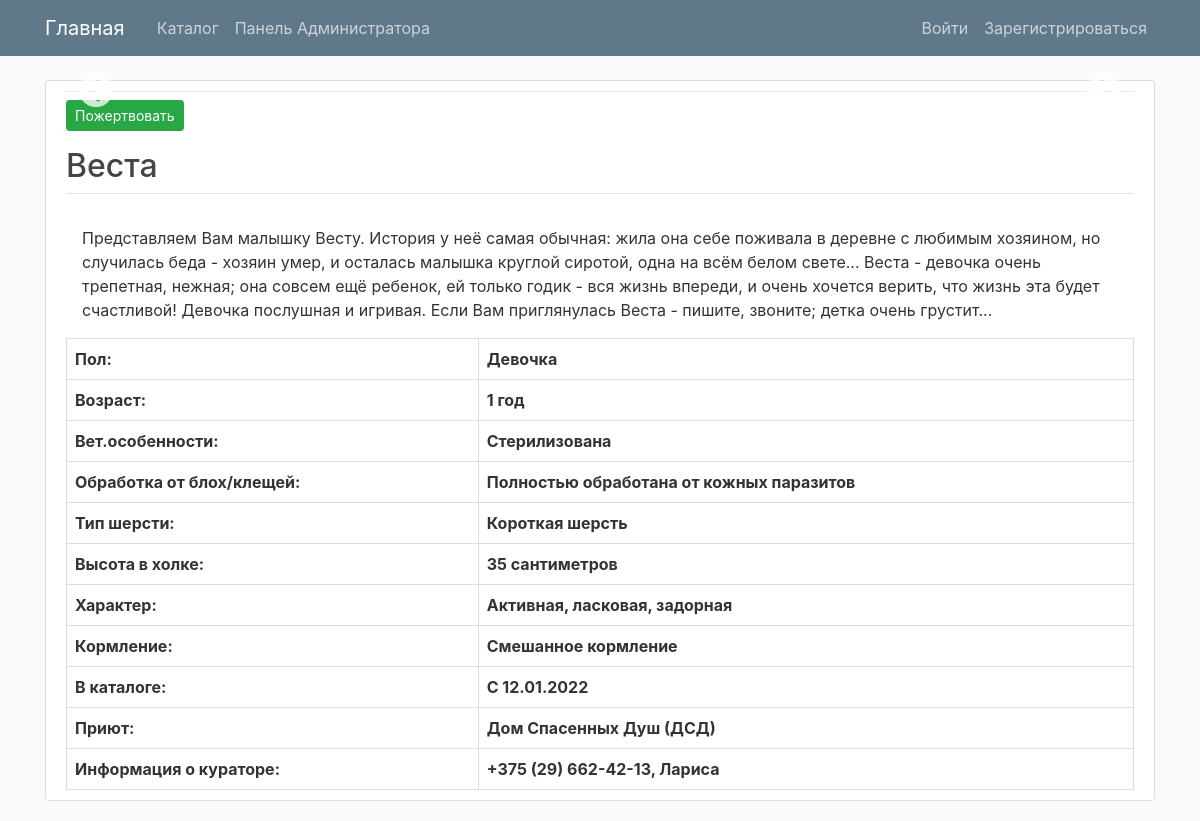
The app's page /pets/5/ with its own data.
### pets/models.py (models this page shows, shortened)
class BaseModel(models.Model):
    class Meta:
        abstract = True

class Pet(BaseModel):
    GIRL = 'Девочка'
    BOY = 'Мальчик'
    CAT = 'cat'
    DOG = 'dog'
    KITTEN = 'kitten'
    PUPPY = 'puppy'
    SEX_CHOICES = [
        (BOY, BOY),
        (GIRL, GIRL),
    ]
    PET_TYPE_CHOICES = [
        (CAT, 'Кот'),
        (DOG, 'Собака'),
        (KITTEN, 'Котенок'),
        (PUPPY, 'Щенок'),
    ]
    original_url = models.URLField(null=True, blank=True)
    external_id = models.CharField(max_length=255, null=True, blank=True)
    created_by_user = models.ForeignKey(settings.AUTH_USER_MODEL, null=True, blank=True, on_delete=models.CASCADE)
    pet_type = models.CharField('Тип животного', max_length=255, null=True, blank=True, choices=PET_TYPE_CHOICES)
    name = models.CharField('Имя', max_length=255)
    description = models.TextField('Описание')
    sex = models.CharField('Пол', max_length=255, choices=SEX_CHOICES)
    age = models.CharField('Возраст', max_length=255)
    vet_peculiarities = models.CharField('Ветеринарные особенности(стерилизована, кастрирован и т.п.)', max_length=255)
    flea_treatment = models.CharField('Обработка от клещей/блох', max_length=255)
    fur_type = models.CharField('Тип шерсти', max_length=255, null=True, blank=True)
    character = models.CharField('Характер', max_length=255)
    feeding = models.CharField('Кормление', max_length=255)
    litter_box_trained = models.CharField('Приучен(а) к лотку', max_length=255, null=True, blank=True)
    in_catalog_since = models.CharField('В каталоге с', max_length=255)
    shelter = models.CharField('Приют', max_length=255)
    curator_info = models.CharField('Информация о кураторе', max_length=255)
    height = models.CharField('Высота в холке', max_length=255, null=True, blank=True)
    breed = models.CharField('Порода', max_length=255, null=True, blank=True)

### pets/views.py (the view)
# urls.py: path('pets/<int:pk>/', views.PetsCatalogDetailView.as_view(), name='pets-detail'),
class PetsCatalogDetailView(DetailView):
    model = Pet
    template_name = 'pets/pets_catalog_detail.html'
    context_object_name = 'pet'

### pets/templates/pets/pets_catalog_detail.html (shortened to what this page needs)
{% extends "pets/base.html" %}
{% block content %}
    <article class="media content-section">
        <div class="content-wrapper">
            <div>
                <div class="gallery-slider">
                    {% for gallery_image in pet.images.all %}
                        <div>
                        </div>
                    {% endfor %}
                </div>
            </div>
            <div class="mt-2 mb-1">
                <a style="text-decoration: none" href="{% url 'payment-process' %}">
                    <button class="btn btn-sm btn-success">
                        Пожертвовать
                    </button>
                </a>
            </div>
            <h2 class="article-title mt-3 pb-2" style="border-bottom: 1px solid #e3e3e3">{{ object.name }}</h2>
            <p class="article-content px-3">{{ object.description }}</p>
            <div>
                <table class="characteristic-table">
                    <tr>
                        <th>Пол:</th>
                        <th>{{ pet.sex }}</th>
                    </tr>
                    <tr>
                        <th>Возраст:</th>
                        <th>{{ pet.age }}</th>
                    </tr>
                    {% if pet.vet_peculiarities %}
                        <tr>
                            <th>Вет.особенности:</th>
                            <th>{{ pet.vet_peculiarities }}</th>
                        </tr>
                    {% endif %}
                    {% if pet.flea_treatment %}
                        <tr>
                            <th>Обработка от блох/клещей:</th>
                            <th>{{ pet.flea_treatment }}</th>
                        </tr>
                    {% endif %}
                    {% if pet.fur_type %}
                        <tr>
                            <th>Тип шерсти:</th>
                            <th>{{ pet.fur_type }}</th>
                        </tr>
                    {% endif %}
                    {% if pet.height %}
                        <tr>
                            <th>Высота в холке:</th>
                            <th>{{ pet.height }}</th>
                        </tr>
                    {% endif %}
                    <tr>
                        <th>Характер:</th>
                        <th>{{ pet.character }}</th>
                    </tr>
                    {% if pet.feeding %}
                        <tr>
                            <th>Кормление:</th>
                            <th>{{ pet.feeding }}</th>
                        </tr>
                    {% endif %}
                    <tr>
                        <th>В каталоге:</th>
                        <th>{{ pet.in_catalog_since }}</th>
                    </tr>
                    <tr>
                        <th>Приют:</th>
                        <th>{{ pet.shelter }}</th>
                    </tr>
                    <tr>
                        <th>Информация о кураторе:</th>
                        <th>{{ pet.curator_info }}</th>
                    </tr>
                </table>
            </div>
        </div>
    </article>
{% endblock content %}

### pets/static/pets/main.css (style rules this page uses)
body { background: #fafafa; color: #333333; margin-top: 5rem; word-break: break-word; }
h1, h2, h3, h4, h5, h6 { color: #444444; }
.content-section { background: #ffffff; padding: 10px 20px; border: 1px solid #dddddd; border-radius: 3px; margin-bottom: 20px; }
.article-title { color: #444444; }
.article-content { white-space: pre-line; }
.gallery-slider { background: #ececec; max-width: 100%; margin: 0; }
.content-wrapper { width: 100%; }
.characteristic-table { border-collapse: collapse; width: 100%; }
.characteristic-table th, td { border: 1px solid #dddddd; text-align: left; padding: 8px; }

### records on screen
Pet: name "Веста", description "Представляем Вам малышку Весту. История у неё самая обычная: жила она себе поживала в деревне с любимым хозяином, но случилась беда - хозяин умер, и осталась малышка круглой сиротой, одна на всём белом свете... Веста - девочка очень трепетная, нежная; она совсем ещё ребенок, ей только годик - вся жизнь впереди, и очень хочется верить, что жизнь эта будет счастливой! Девочка послушная и игривая. Если Вам приглянулась Веста - пишите, звоните; детка очень грустит...", sex "Девочка", age "1 год", vet_peculiarities "Стерилизована", flea_treatment "Полностью обработана от кожных паразитов", fur_type "Короткая шерсть", height "35 сантиметров", character "Активная, ласковая, задорная", feeding "Смешанное кормление", in_catalog_since "С 12.01.2022", shelter "Дом Спасенных Душ (ДСД)", curator_info "+375 (29) 662-42-13, Лариса"
